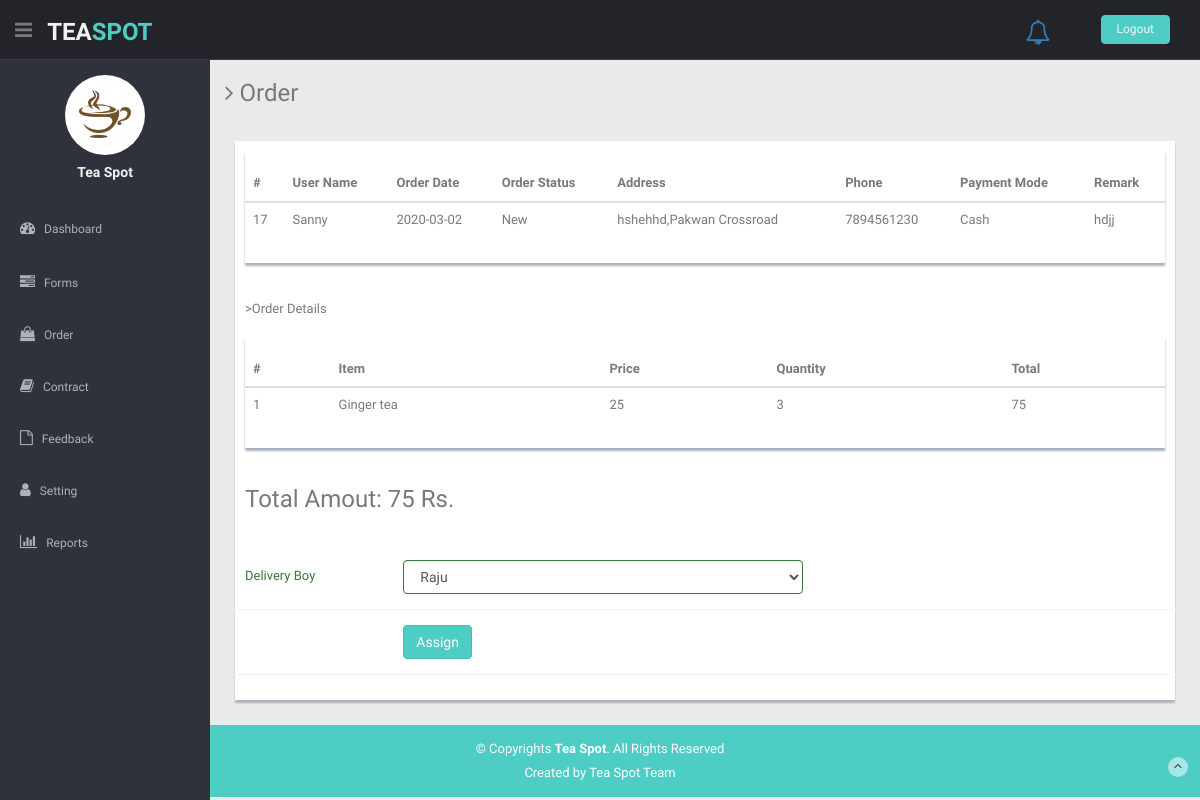
/adminpanel/orderdetails.php?x=17, run on the app's committed database.
### tables this page shows
CREATE TABLE `order` (
  `Order_id` int(10) NOT NULL,
  `User_id` int(10) NOT NULL,
  `Order_date` datetime(6) NOT NULL,
  `Order_Status` varchar(10) NOT NULL,
  `Delivery_address` varchar(50) NOT NULL,
  `Deliveryboy_id` int(10) NOT NULL,
  `Paymentmode` varchar(10) NOT NULL,
  `Remark` varchar(30) NOT NULL
);

CREATE TABLE `user` (
  `User_id` int(10) NOT NULL,
  `Name` varchar(30) NOT NULL,
  `Address` varchar(50) NOT NULL,
  `Area_id` int(10) NOT NULL,
  `Phone_No` varchar(10) NOT NULL,
  `Email_id` varchar(50) NOT NULL,
  `Password` varchar(10) NOT NULL,
  `Reg_Date` date NOT NULL
);

CREATE TABLE `order_details` (
  `Order_details_id` int(10) NOT NULL,
  `Order_id` int(10) NOT NULL,
  `Item_id` int(10) NOT NULL,
  `Qty` varchar(5) NOT NULL
);

CREATE TABLE `item` (
  `Item_id` int(10) NOT NULL,
  `Item_Name` varchar(30) NOT NULL,
  `Price` varchar(5) NOT NULL,
  `Category_id` int(10) NOT NULL,
  `Description` varchar(300) NOT NULL,
  `Photo` varchar(100) NOT NULL
);

### adminpanel/orderdetails.php (the view, shortened to what this page needs)
<?php include("header.php");?>
    <section id="main-content">
      <section class="wrapper">
        <h3><i class="fa fa-angle-right"></i> Order</h3>
        <div class="row mt">
          <div class="col-lg-12">
            <div class="form-panel">
<?php
$con=new PDO("mysql:dbname=tea spot","root","");
$id=$_REQUEST["x"];
$rs=$con->query("select *From `order` o,user u where o.User_id=u.User_id  and o.Order_id='$id'");
?>
			  <div class="content-panel">
              <table class="table">
                <thead>
                  <tr>
                    <th>#</th>
                    <th>User Name</th>
					<th>Order Date</th>
					<th>Order Status</th>
					<th>Address</th>
          <th>Phone</th>
					<th>Payment Mode</th>
					<th>Remark</th>
                        </tr>
                    </thead>
            <tbody>
<?php
while($rd=$rs->fetch())
{
	?>
<tr>
<td><?php echo $rd["Order_id"];?></td>
<td><?php echo $rd["Name"];?></td>
<td><?php echo explode(" ",$rd["Order_date"])[0];?></td>
<td><?php echo $rd["Order_Status"];?></td>
<td><?php echo $rd["Delivery_address"];?></td>
<td><?php echo $rd["Phone_No"];?></td>
<td><?php echo $rd["Paymentmode"];?></td>
<td><?php echo $rd["Remark"];?></td>
</tr>
<?php
  $did=$rd["Deliveryboy_id"];
}
?>
                </tbody>
              </table>
</div>
 <br>
 <br>
 >Order Details
 <br>
 <br>
 <?php
   $rsd=$con->query("select *from order_details od,item i where od.Item_id=i.Item_id and od.Order_id='$id'");
 ?>
        <div class="content-panel">
              <table class="table">
                <thead>
                  <tr>
                    <th>#</th>
                    <th>Item</th>
          <th>Price</th>
          <th>Quantity</th>
          <th>Total</th>
                        </tr>
                    </thead>
            <tbody>
                <?php
                 $cnt=1;
                 $t=0;
                   while($rdd=$rsd->fetch())
                   {
                    ?>
                    <tr>
                       <td><?php echo $cnt; ?></td>
                       <td><?php echo $rdd["Item_Name"]; ?></td>
<td><?php echo $rdd["Price"]; ?></td>
<td><?php echo $rdd["Qty"]; ?></td>
<td><?php echo $rdd["Qty"]*$rdd["Price"]; ?></td>
                    </tr>
                    <?php
                      $t=$t+($rdd["Qty"]*$rdd["Price"]);
                     $cnt++;
                   }
                ?>
            </tbody>
          </table>
        </div>
 <br>
   <h3>Total Amout: <?php echo $t ?> Rs.</h3>
<br>
<br>
<?php
 if($did=="0")
 {
     $rsd=$con->query("select *from deliveryboy");
?>
              <form role="form"  action="assignorder.php" method="POST"  class="form-horizontal style-form">
                <div class="form-group has-success">
        <label for="cemail" class="control-label col-lg-2">Delivery Boy</label>
                  <div class="col-lg-10">
                    <select name="t1" style="width:400px" required  class="form-control">
                       <?php
                        while($rdd=$rsd->fetch())
                        {
                          ?>
                           <option value='<?php echo $rdd["Deliveryboy_id"]; ?>'><?php echo $rdd["Name"]; ?></option>
                          <?php
                        }
                       ?>
                    </select>
                  </div>
                </div>
                <div class="form-group">
                  <div class="col-lg-offset-2 col-lg-10">
                    <button class="btn btn-theme" type="submit">Assign</button>
             </div>
       </div>
</form>
<?php
 }
 else
 {
   $rsname=$con->query("select *from deliveryboy where Deliveryboy_id='$did'");
   $rdname=$rsname->fetch();
    echo "<h4>This order assign to ".$rdname["Name"]."</h4>";
 }
?>
        </div>
		    </div>
                </section>
</section>
<?php include("footer.php");?>

### adminpanel/css/style.css (style rules this page uses)
body { color: #797979; background: #eaeaea; font-family: 'Ruda', sans-serif; padding: 0px !important; margin: 0px !important; font-size:13px; }
.btn-theme { color: #fff; background-color: #4ECDC4; border-color: #48bcb4; }
.mt { margin-top: 25px; }
#main-content { margin-left: 210px; }
.wrapper { display: inline-block; margin-top: 60px; padding-left: 15px; padding-right: 15px; padding-bottom: 15px; padding-top: 0px; width: 100%; }
.content-panel { background: #ffffff; box-shadow: 0px 3px 2px #aab2bd; padding-top: 15px; padding-bottom: 5px; }
.form-panel { background: #ffffff; margin: 10px; padding: 10px; box-shadow: 0px 3px 2px #aab2bd; text-align: left; }
label { font-weight: 400; }
.form-horizontal.style-form .form-group { border-bottom: 1px solid #eff2f7; padding-bottom: 15px; margin-bottom: 15px; }
@media (min-width: 768px) { .form-horizontal .control-label { text-align: left; } }

### data on the page
order: Order_id "17", User.Name "Sanny", Order_date "2020-03-02", Order_Status "New", Delivery_address "hshehhd,Pakwan Crossroad", User.Phone_No "7894561230", Paymentmode "Cash", Remark "hdjj"
order_details: Item.Item_Name "Ginger tea", Item.Price "25", Qty "3", $rdd['Qty']*$rdd['Price'] "75"

### other printed values
$t "75"
form field t1 "Raju"
